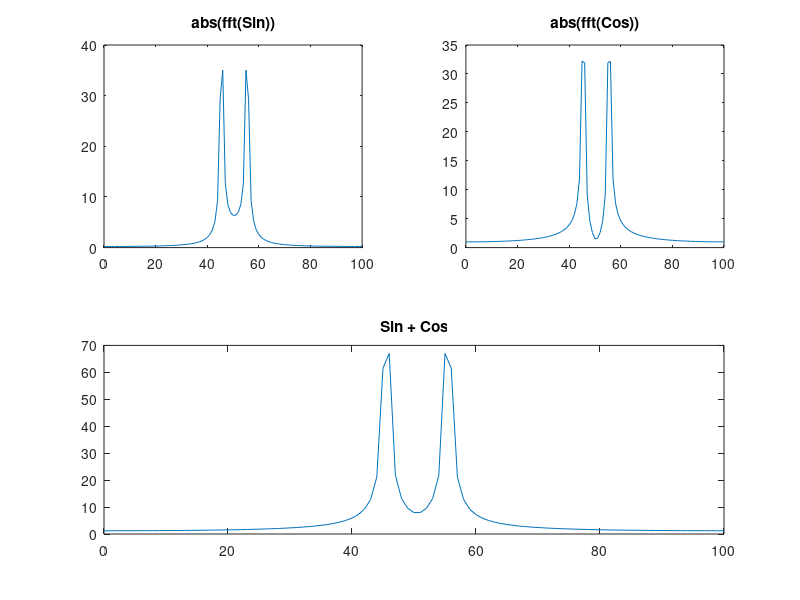

Recreate this plot in MATLAB.
%{
---------------------------------------------
This Program was Created by the MATLAB R2014b
Project : FFT Mode1
Author : Arash Mehrzadi https://arashmehrzadi.com
Date : 28 May 2021
---------------------------------------------
%}
O= 60;
t= (0:1:100);
y1= abs(fft(sin(O*t)));
y2= abs(fft(cos(O*t)));
subplot(2,2,1);
plot(t,y1);
title('abs(fft(Sin))');
subplot(2,2,2);
plot(t,y2);
title('abs(fft(Cos))');
subplot(2,1,2);
plot(t,y1+y2);
title('Sin + Cos');